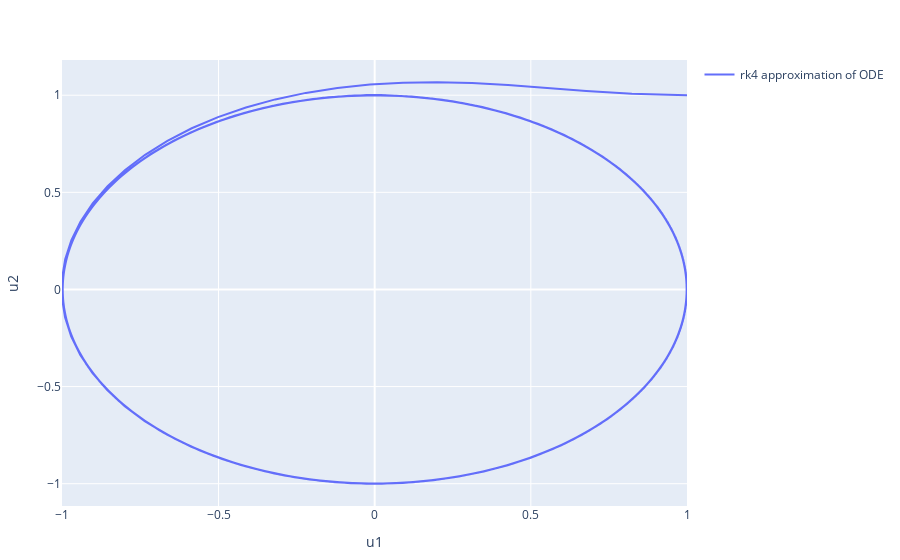

Notebook code for this chart:
### Code cell
plot_phase_portrait((u, t) -> hopf2d(u, t, 1), [1 1], t, ["u1" "u2"])

### Figure 1 — Plotly figure (JSON) as saved in the notebook; plotly's stock layout.template omitted (floating-point values rounded to 4 significant figures; data arrays with more than 128 entries replaced by an {"elided": "..."} marker saying what was removed)
{"data": [{"mode": "lines", "name": "rk4 approximation of ODE", "showlegend": true, "type": "scatter", "x": {"elided": "401 float values"}, "y": {"elided": "401 float values"}}], "layout": {"margin": {"b": 50, "l": 50, "r": 50, "t": 60}, "xaxis": {"title": {"text": "u1"}}, "yaxis": {"title": {"text": "u2"}}}}
